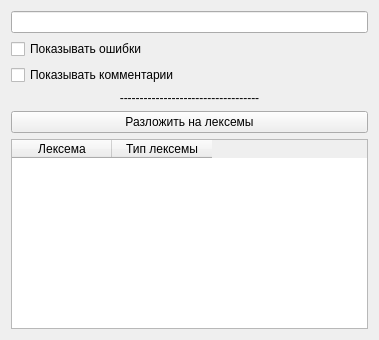
<?xml version="1.0" encoding="UTF-8"?>
<ui version="4.0">
 <class>Analysis</class>
 <widget class="QWidget" name="Analysis">
  <property name="geometry">
   <rect>
    <x>0</x>
    <y>0</y>
    <width>379</width>
    <height>340</height>
   </rect>
  </property>
  <property name="windowTitle">
   <string>Form</string>
  </property>
  <layout class="QVBoxLayout" name="verticalLayout">
   <item>
    <layout class="QVBoxLayout" name="verticalLayout_2">
     <item>
      <widget class="QLineEdit" name="inputEdit"/>
     </item>
     <item>
      <widget class="QCheckBox" name="checkBox_2">
       <property name="text">
        <string>Показывать ошибки</string>
       </property>
      </widget>
     </item>
     <item>
      <widget class="QCheckBox" name="checkBox">
       <property name="text">
        <string>Показывать комментарии</string>
       </property>
      </widget>
     </item>
     <item>
      <widget class="QLabel" name="label">
       <property name="lineWidth">
        <number>1</number>
       </property>
       <property name="text">
        <string>-----------------------------------</string>
       </property>
       <property name="textFormat">
        <enum>Qt::AutoText</enum>
       </property>
       <property name="scaledContents">
        <bool>false</bool>
       </property>
       <property name="alignment">
        <set>Qt::AlignCenter</set>
       </property>
       <property name="wordWrap">
        <bool>false</bool>
       </property>
      </widget>
     </item>
     <item>
      <widget class="QPushButton" name="processButton">
       <property name="text">
        <string>Разложить на лексемы</string>
       </property>
      </widget>
     </item>
    </layout>
   </item>
   <item>
    <layout class="QGridLayout" name="outputLayout">
     <item row="0" column="0">
      <widget class="QTableWidget" name="tableWidget">
       <property name="sortingEnabled">
        <bool>true</bool>
       </property>
       <property name="rowCount">
        <number>0</number>
       </property>
       <property name="columnCount">
        <number>2</number>
       </property>
       <column>
        <property name="text">
         <string>Лексема</string>
        </property>
       </column>
       <column>
        <property name="text">
         <string>Тип лексемы</string>
        </property>
       </column>
      </widget>
     </item>
    </layout>
   </item>
  </layout>
 </widget>
 <resources/>
 <connections/>
</ui>
